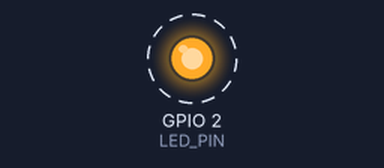
The sketch below on a simulated ESP32. Shown: output pins drawn as LEDs (lit = HIGH). Dashed ring = blinking.

Above: at 0.2 s.
Timing chart, 0 to 3.0 s (numbered marks = the images above):
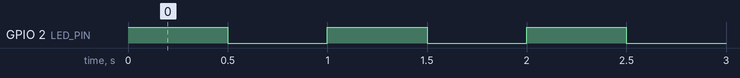

Measured:
- by itself, GPIO 2 (LED_PIN): alternates HIGH for 0.50 s and LOW for 0.50 s

The sketch:

02_ESP32_Test.ino
```cpp
// Title:
// Author: Alex Riebe
// Description: This program tests the functionality

const uint8_t  LED_PIN{2};

void setup() {
  pinMode(LED_PIN, OUTPUT);
}

void loop() {
  digitalWrite(LED_PIN, HIGH);  // LED ON
  delay(500);

  digitalWrite(LED_PIN, LOW);   // LED OFF
  delay(500);
}
```
